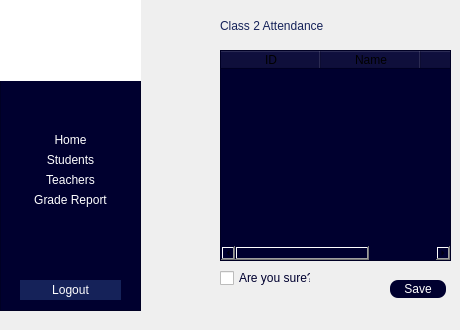
    <widget class="QWidget" name="page_2_AttendaNCE">
     <widget class="QFrame" name="frame_20">
      <property name="geometry">
       <rect>
        <x>0</x>
        <y>-10</y>
        <width>141</width>
        <height>321</height>
       </rect>
      </property>
      <property name="styleSheet">
       <string notr="true">background-color: rgb(0, 0, 47);</string>
      </property>
      <property name="frameShape">
       <enum>QFrame::Shape::StyledPanel</enum>
      </property>
      <property name="frameShadow">
       <enum>QFrame::Shadow::Raised</enum>
      </property>
      <widget class="QPushButton" name="pushButton_59">
       <property name="geometry">
        <rect>
         <x>20</x>
         <y>140</y>
         <width>101</width>
         <height>20</height>
        </rect>
       </property>
       <property name="styleSheet">
        <string notr="true">border-radius:0px;
color:white;
font: 700 10pt &quot;Calibri&quot;;
</string>
       </property>
       <property name="text">
        <string>Home</string>
       </property>
      </widget>
      <widget class="QPushButton" name="pushButton_60">
       <property name="geometry">
        <rect>
         <x>20</x>
         <y>200</y>
         <width>101</width>
         <height>20</height>
        </rect>
       </property>
       <property name="styleSheet">
        <string notr="true">border-radius:0px;
color:white;
font: 700 10pt &quot;Calibri&quot;;
</string>
       </property>
       <property name="text">
        <string>Grade Report</string>
       </property>
      </widget>
      <widget class="QPushButton" name="pushButton_61">
       <property name="geometry">
        <rect>
         <x>20</x>
         <y>290</y>
         <width>101</width>
         <height>20</height>
        </rect>
       </property>
       <property name="styleSheet">
        <string notr="true">background-color: rgb(21, 34, 89,255);
color:white;
font: 700 10pt &quot;Calibri&quot;;
border-color: rgb(21, 34, 89);
border-radius:0;
border-style:none;</string>
       </property>
       <property name="text">
        <string>Logout</string>
       </property>
      </widget>
      <widget class="QLabel" name="label_55">
       <property name="geometry">
        <rect>
         <x>0</x>
         <y>0</y>
         <width>141</width>
         <height>91</height>
        </rect>
       </property>
       <property name="styleSheet">
        <string notr="true">background-color: rgb(255, 255, 255);</string>
       </property>
       <property name="text">
        <string/>
       </property>
       <property name="pixmap">
        <pixmap resource="school-logo.qrc">:/school-logo/new/prefix1/images/School Logo.jpeg</pixmap>
       </property>
       <property name="scaledContents">
        <bool>true</bool>
       </property>
      </widget>
      <widget class="QPushButton" name="pushButton_62">
       <property name="geometry">
        <rect>
         <x>20</x>
         <y>160</y>
         <width>101</width>
         <height>20</height>
        </rect>
       </property>
       <property name="styleSheet">
        <string notr="true">border-radius:0px;
color:white;
font: 700 10pt &quot;Calibri&quot;;
</string>
       </property>
       <property name="text">
        <string>Students</string>
       </property>
      </widget>
      <widget class="QPushButton" name="pushButton_63">
       <property name="geometry">
        <rect>
         <x>20</x>
         <y>180</y>
         <width>101</width>
         <height>20</height>
        </rect>
       </property>
       <property name="styleSheet">
        <string notr="true">border-radius:0px;
color:white;
font: 700 10pt &quot;Calibri&quot;;
</string>
       </property>
       <property name="text">
        <string>Teachers</string>
       </property>
      </widget>
     </widget>
     <widget class="QLabel" name="label_20">
      <property name="geometry">
       <rect>
        <x>220</x>
        <y>10</y>
        <width>231</width>
        <height>31</height>
       </rect>
      </property>
      <property name="styleSheet">
       <string notr="true">color:rgba(21,34,89,255);
font: 700 20pt &quot;Calibri&quot;;
border-width:0px;
border-style:none;
qproperty-alignment:AlignCenter;</string>
      </property>
      <property name="text">
       <string>Class 2 Attendance</string>
      </property>
     </widget>
     <widget class="QTableWidget" name="tableWidget_5">
      <property name="geometry">
       <rect>
        <x>220</x>
        <y>50</y>
        <width>231</width>
        <height>211</height>
       </rect>
      </property>
      <property name="styleSheet">
       <string notr="true">background-color: rgb(0, 0, 47);</string>
      </property>
      <column>
       <property name="text">
        <string>ID</string>
       </property>
      </column>
      <column>
       <property name="text">
        <string>Name</string>
       </property>
      </column>
      <column>
       <property name="text">
        <string>Present</string>
       </property>
      </column>
     </widget>
     <widget class="QCheckBox" name="checkBox_2">
      <property name="geometry">
       <rect>
        <x>220</x>
        <y>270</y>
        <width>91</width>
        <height>16</height>
       </rect>
      </property>
      <property name="styleSheet">
       <string notr="true">font: 700 11pt &quot;Calibri&quot;;
color: rgb(0, 0, 47);
qproperty-alignment:AlignCenter;</string>
      </property>
      <property name="text">
       <string>Are you sure?</string>
      </property>
     </widget>
     <widget class="QPushButton" name="pushButton_8">
      <property name="geometry">
       <rect>
        <x>390</x>
        <y>280</y>
        <width>56</width>
        <height>18</height>
       </rect>
      </property>
      <property name="styleSheet">
       <string notr="true">background-color: rgb(0, 0, 47);
color: rgb(255, 255, 255);
border-radius:8px;
font: 700 11pt &quot;Calibri&quot;;</string>
      </property>
      <property name="text">
       <string>Save</string>
      </property>
     </widget>
    </widget>
